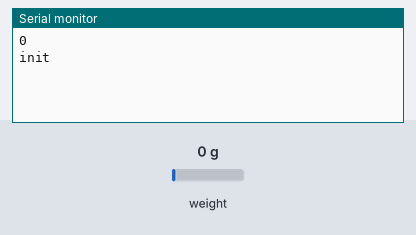
Simulated run of this sketch. Board: Arduino Uno, built with avr-gcc and run on an emulated ATmega328P. On the bench: the last lines printed to the serial monitor. The inputs (shaded band) are chosen by the test bench; at power-on: weight on the scale 0 g.

Above: at 3.3 s.
3.4 s: weight on the scale set to 100 g
At 5.4 s:
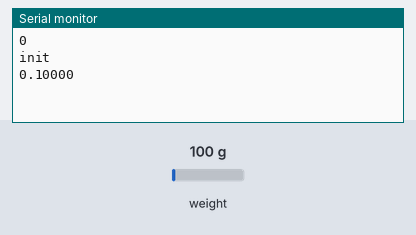
5.8 s: weight on the scale set to 1250 g
At 7.0 s:
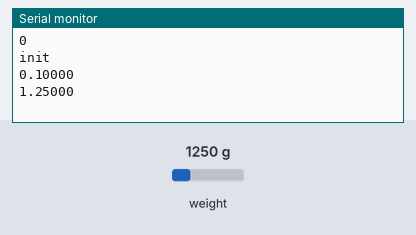
Timing chart, 0 to 8.8 s (numbered marks = the images above; inputs shaded):
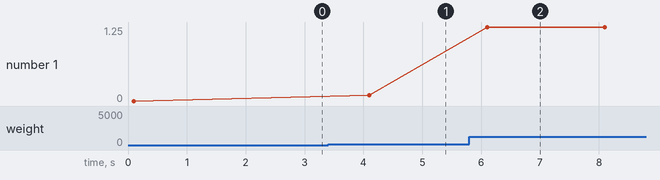

The sketch:

duino.ino
```cpp
#include "HX711.h"

const int DOUT=A1;
const int CLK=A0;

HX711 balanza;

void setup() {
  Serial.begin(9600);
  balanza.begin(DOUT, CLK);
  Serial.println(balanza.read());
  Serial.println("init");
  balanza.set_scale(439430.25); // Establecemos la escala
  balanza.tare(20);  //El peso actual es considerado Tara.
}

void loop() {
  Serial.println(balanza.get_units(20), 5);
}
```

Measured:
- after the input at 3.4 s, the serial monitor: prints a new line after 0.70 s (image 1)
- after the input at 5.8 s, the serial monitor: prints a new line after 0.30 s (image 2)
- plotted number 1: 0 → 0.1 after the input at 3.4 s, 0.1 → 1.25 after the input at 5.8 s
